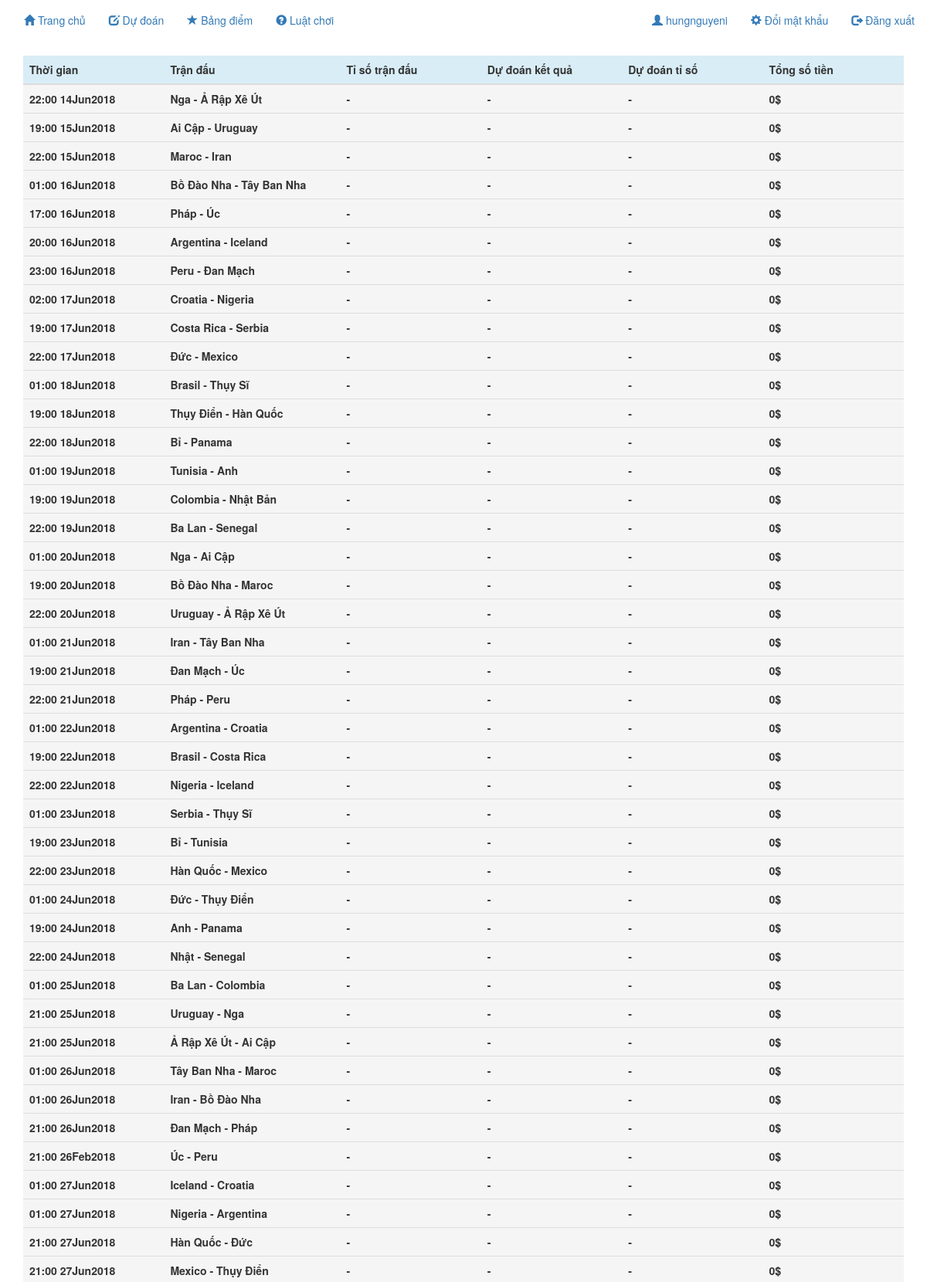
/result/ (signed in, upper part), run on the app's committed database.
### football/models.py (models this page shows)
class Data(models.Model):
    AWIN = 'AWIN'
    BALANCE = 'BALANCE'
    BWIN = 'BWIN'
    NEW = '-'
    RESULT_CHOICES = (
        (AWIN, 'Đội A thắng'),
        (BALANCE, 'Hai đội hòa'),
        (BWIN, 'Đội B thắng'),
        (NEW, '-')
    )
    none = -1
    zero = 0
    one = 1
    two = 2
    three = 3
    four = 4
    five = 5
    six = 6
    seven = 7
    eight = 8
    nine = 9
    ten = 10
    eleven = 11
    twelfth = 12
    thirteen = 13
    fourteen = 14
    fifteen = 15
    sixteen = 16
    seventeen = 17
    eighteen = 18
    nineteen = 19
    twenty = 20
    Score_choises = (
        (none, 'Không chọn'),
        (zero, '0'),
        (one, '1'),
        (two, '2'),
        (three, '3'),
        (four, '4'),
        (five, '5'),
        (six, '6'),
        (seven, '7'),
        (eight, '8'),
        (nine, '9'),
        (ten, '10'),
        (eleven, '11'),
        (twelfth, '12'),
        (thirteen, '13'),
        (fourteen, '14'),
        (fifteen, '15'),
        (sixteen, '16'),
        (seventeen, '17'),
        (eighteen, '18'),
        (nineteen, '19'),
        (twenty, '20')
    )
    user_data = models.ForeignKey(User, on_delete=models.CASCADE)
    schedule = models.ForeignKey(Schedule, on_delete=models.CASCADE)
    predict_winner = models.CharField(max_length=200, choices=RESULT_CHOICES, default=NEW)
    winner_result = models.BooleanField(default=False)
    predict_score_a = models.IntegerField(choices=Score_choises, default=none)
    predict_score_b = models.IntegerField(choices=Score_choises, default=none)
    score_result = models.BooleanField(default=False)
    reward = models.IntegerField(default=0)

class Schedule(models.Model):
    level1="1-32"
    level2="1-16"
    level3="Quarterfinal"
    level4="Semifinal"
    level5="Third place"
    level6="Final"
    level_choises = (
        (level1, 'Vòng bảng'),
        (level2, 'Vòng 1-16'),
        (level3, 'Tứ kết'),
        (level4, 'Bán kết'),
        (level5, 'Giải ba'),
        (level6, 'Chung kết')
    )
    none = -1
    zero = 0
    one = 1
    two = 2
    three = 3
    four = 4
    five = 5
    six = 6
    seven = 7
    eight = 8
    nine = 9
    ten = 10
    eleven = 11
    twelfth = 12
    thirteen = 13
    fourteen = 14
    fifteen = 15
    sixteen = 16
    seventeen = 17
    eighteen = 18
    nineteen = 19
    twenty = 20
    Score_choises = (
        (none, 'Chưa thi đấu'),
        (zero, '0'),
        (one, '1'),
        (two, '2'),
        (three, '3'),
        (four, '4'),
        (five, '5'),
        (six, '6'),
        (seven, '7'),
        (eight, '8'),
        (nine, '9'),
        (ten, '10'),
        (eleven, '11'),
        (twelfth, '12'),
        (thirteen, '13'),
        (fourteen, '14'),
        (fifteen, '15'),
        (sixteen, '16'),
        (seventeen, '17'),
        (eighteen, '18'),
        (nineteen, '19'),
        (twenty, '20')
    )
    match_date = models.DateTimeField(default=datetime.now())
    team_a = models.CharField(max_length=200)
    team_b = models.CharField(max_length=200)
    level = models.CharField(max_length=200, choices=level_choises, default=level1)
    score_a = models.IntegerField(choices=Score_choises, default=none)
    score_b = models.IntegerField(choices=Score_choises, default=none)
    result_point = models.IntegerField(default=1)
    score_point = models.IntegerField(default=5)

### football/views.py (the view)
# urls.py: path('result/', views.ResultView.as_view(), name='result'),
class ResultView(generic.ListView):
    template_name = 'football/result.html'
    context_object_name = 'user_data'
    def get_queryset(self):
        return Data.objects.filter(user_data__username=self.request.user)

### templates/football/result.html (shortened to what this page needs)
<!DOCTYPE html>
<html lang="vi">
<head>
  <link rel="stylesheet" href="https://maxcdn.bootstrapcdn.com/bootstrap/3.3.7/css/bootstrap.min.css">
</head>
<body>
<nav class="navbar navbar-expand-sm bg-light navbar-light">
  <div class="container-fluid">
     <ul class="nav navbar-nav">
        <li><a href="{% url 'football:home' %}"><span class="glyphicon glyphicon-home"></span> Trang chủ</a></li>
        {% if user.is_authenticated %}
        <li><a href="{% url 'football:predict' %}"><span class="glyphicon glyphicon-edit"></span> Dự đoán</a></li>
        <li><a href="{% url 'football:result' %}"><span class="glyphicon glyphicon-star"></span> Bảng điểm</a></li>
        {% endif %}
        <li><a href="{% url 'football:rule' %}"><span class="glyphicon glyphicon-question-sign"></span> Luật chơi</a></li>
     </ul>
     <ul class="nav navbar-nav navbar-right">
        {% if user.is_authenticated %}
        <li><a href="{% url 'football:user' %}"><span class="glyphicon glyphicon-user"></span>  {{ user.username }}</a></li>
        <li><a href="{% url 'password_change' %}"><span class="glyphicon glyphicon-cog"></span>  Đổi mật khẩu</a></li>
        <li><a href="{% url 'logout' %}"><span class="glyphicon glyphicon-log-out"></span>  Đăng xuất</a></li>
        {% else %}
        <li><a href="{% url 'login' %}"><span class="glyphicon glyphicon-log-in"></span>  Đăng nhập</a></li>
        {% endif %}
     </ul>
  </div>
</nav>
<div class="container">
{% if user_data %}
   <table class="table table-hover">
   <thead>
      <tr class="info">
          <th width="16%">Thời gian</th>
          <th width="20%">Trận đấu</th>
          <th width="16%">Tỉ số trận đấu</th>
          <th width="16%">Dự đoán kết quả</th>
          <th width="16%">Dự đoán tỉ số</th>
          <th width="16%">Tổng số tiền</th>
      </tr>
   </thead>
   <tbody>
   {% for data in user_data %}
      <tr class="active">
          <th>{{data.schedule.match_date|date:"H:i dMY"}}</th>
          <th>{{data.schedule.team_a}} - {{data.schedule.team_b}}</th>
          {% if data.schedule.score_a > -1 %}
              {% if data.schedule.score_b > -1 %}
              <th>{{data.schedule.score_a}} : {{data.schedule.score_b}}</th>
              {% else %}
              <th>-</th>
              {% endif %}
          {% else %}
          <th>-</th>
          {% endif %}
          {% if data.predict_winner == "AWIN" %}
              <th>{{data.schedule.team_a}} thắng</th>
          {% else %}
              {% if data.predict_winner == "BWIN" %}
              <th>{{data.schedule.team_b}} thắng</th>
              {% else %}
                  {% if data.predict_winner == "BALANCE" %}
                  <th>Hai đội hòa</th>
                  {% else %}
                  <th>-</th>
                  {% endif %}
              {% endif %}
          {% endif %}
          {% if data.predict_score_a > -1 %}
              {% if data.predict_score_b > -1 %}
                  <th>{{data.predict_score_a}} : {{data.predict_score_b}}</th>
              {% else %}
                  <th>-</th>
              {% endif %}
          {% else %}
              <th>-</th>
          {%  endif %}
          <th>{{data.reward}}$</th>
      </tr>
   {% endfor %}
   </tbody>
</table>
{% else %}
   <div class="center">
       <p>Không có dữ liệu trận đấu</p>
   </div>
{% endif %}
</div>
</body>
</html>

### data on the page
Data: schedule.match_date "22:00 14Jun2018", schedule.team_a "Nga", schedule.team_b "Ả Rập Xê Út", reward "0"
Data: schedule.match_date "19:00 15Jun2018", schedule.team_a "Ai Cập", schedule.team_b "Uruguay", reward "0"
Data: schedule.match_date "22:00 15Jun2018", schedule.team_a "Maroc", schedule.team_b "Iran", reward "0"
Data: schedule.match_date "01:00 16Jun2018", schedule.team_a "Bồ Đào Nha", schedule.team_b "Tây Ban Nha", reward "0"
Data: schedule.match_date "17:00 16Jun2018", schedule.team_a "Pháp", schedule.team_b "Úc", reward "0"
Data: schedule.match_date "20:00 16Jun2018", schedule.team_a "Argentina", schedule.team_b "Iceland", reward "0"
Data: schedule.match_date "23:00 16Jun2018", schedule.team_a "Peru", schedule.team_b "Đan Mạch", reward "0"
Data: schedule.match_date "02:00 17Jun2018", schedule.team_a "Croatia", schedule.team_b "Nigeria", reward "0"
Data: schedule.match_date "19:00 17Jun2018", schedule.team_a "Costa Rica", schedule.team_b "Serbia", reward "0"
Data: schedule.match_date "22:00 17Jun2018", schedule.team_a "Đức", schedule.team_b "Mexico", reward "0"
Data: schedule.match_date "01:00 18Jun2018", schedule.team_a "Brasil", schedule.team_b "Thụy Sĩ", reward "0"
Data: schedule.match_date "19:00 18Jun2018", schedule.team_a "Thụy Điển", schedule.team_b "Hàn Quốc", reward "0"
Data: schedule.match_date "22:00 18Jun2018", schedule.team_a "Bỉ", schedule.team_b "Panama", reward "0"
Data: schedule.match_date "01:00 19Jun2018", schedule.team_a "Tunisia", schedule.team_b "Anh", reward "0"
Data: schedule.match_date "19:00 19Jun2018", schedule.team_a "Colombia", schedule.team_b "Nhật Bản", reward "0"
Data: schedule.match_date "22:00 19Jun2018", schedule.team_a "Ba Lan", schedule.team_b "Senegal", reward "0"
Data: schedule.match_date "01:00 20Jun2018", schedule.team_a "Nga", schedule.team_b "Ai Cập", reward "0"
Data: schedule.match_date "19:00 20Jun2018", schedule.team_a "Bồ Đào Nha", schedule.team_b "Maroc", reward "0"
Data: schedule.match_date "22:00 20Jun2018", schedule.team_a "Uruguay", schedule.team_b "Ả Rập Xê Út", reward "0"
Data: schedule.match_date "01:00 21Jun2018", schedule.team_a "Iran", schedule.team_b "Tây Ban Nha", reward "0"
Data: schedule.match_date "19:00 21Jun2018", schedule.team_a "Đan Mạch", schedule.team_b "Úc", reward "0"
Data: schedule.match_date "22:00 21Jun2018", schedule.team_a "Pháp", schedule.team_b "Peru", reward "0"
Data: schedule.match_date "01:00 22Jun2018", schedule.team_a "Argentina", schedule.team_b "Croatia", reward "0"
Data: schedule.match_date "19:00 22Jun2018", schedule.team_a "Brasil", schedule.team_b "Costa Rica", reward "0"
Data: schedule.match_date "22:00 22Jun2018", schedule.team_a "Nigeria", schedule.team_b "Iceland", reward "0"
Data: schedule.match_date "01:00 23Jun2018", schedule.team_a "Serbia", schedule.team_b "Thụy Sĩ", reward "0"
Data: schedule.match_date "19:00 23Jun2018", schedule.team_a "Bỉ", schedule.team_b "Tunisia", reward "0"
Data: schedule.match_date "22:00 23Jun2018", schedule.team_a "Hàn Quốc", schedule.team_b "Mexico", reward "0"
Data: schedule.match_date "01:00 24Jun2018", schedule.team_a "Đức", schedule.team_b "Thụy Điển", reward "0"
Data: schedule.match_date "19:00 24Jun2018", schedule.team_a "Anh", schedule.team_b "Panama", reward "0"
Data: schedule.match_date "22:00 24Jun2018", schedule.team_a "Nhật", schedule.team_b "Senegal", reward "0"
Data: schedule.match_date "01:00 25Jun2018", schedule.team_a "Ba Lan", schedule.team_b "Colombia", reward "0"
Data: schedule.match_date "21:00 25Jun2018", schedule.team_a "Uruguay", schedule.team_b "Nga", reward "0"
Data: schedule.match_date "21:00 25Jun2018", schedule.team_a "Ả Rập Xê Út", schedule.team_b "Ai Cập", reward "0"
Data: schedule.match_date "01:00 26Jun2018", schedule.team_a "Tây Ban Nha", schedule.team_b "Maroc", reward "0"
Data: schedule.match_date "01:00 26Jun2018", schedule.team_a "Iran", schedule.team_b "Bồ Đào Nha", reward "0"
Data: schedule.match_date "21:00 26Jun2018", schedule.team_a "Đan Mạch", schedule.team_b "Pháp", reward "0"
Data: schedule.match_date "21:00 26Feb2018", schedule.team_a "Úc", schedule.team_b "Peru", reward "0"
Data: schedule.match_date "01:00 27Jun2018", schedule.team_a "Iceland", schedule.team_b "Croatia", reward "0"
Data: schedule.match_date "01:00 27Jun2018", schedule.team_a "Nigeria", schedule.team_b "Argentina", reward "0"
Data: schedule.match_date "21:00 27Jun2018", schedule.team_a "Hàn Quốc", schedule.team_b "Đức", reward "0"
Data: schedule.match_date "21:00 27Jun2018", schedule.team_a "Mexico", schedule.team_b "Thụy Điển", reward "0"

### other printed values
{{ user.username }} "hungnguyeni"
